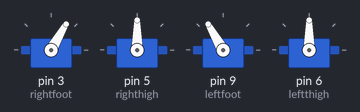
This sketch was run on a simulated Arduino Uno, built with avr-gcc and run on an emulated ATmega328P. Shown: 4 × servo.

Above: at 0.05 s.
At 25.95 s:
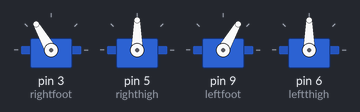
Timing chart, 0 to 33.8 s (numbered marks = the images above):
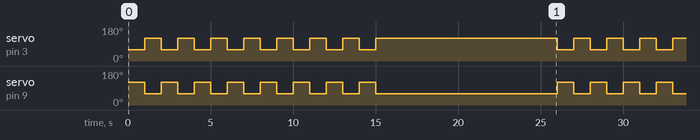

The sketch:

BIPEDdaNcER.ino
```cpp
#include <Servo.h>
Servo rightfoot;
Servo righthigh;
Servo leftfoot;
Servo leftthigh;
 int pos;
void setup()
{
rightfoot.attach(3);
righthigh.attach(5);
leftfoot.attach(9);
leftthigh.attach(6);

}


void loop()
{
for(int i=0;i<=7;i++)
{//walk left dance way
leftfoot.write(120);
rightfoot.write(60);
delay(1000);
leftfoot.write(60);
rightfoot.write(120);delay(1000);}
delay(10000);

}
```

Measured:
- by itself, servo on pin 3 (rightfoot): repeats every 26.0 s: 6 × (60° 1.0 s, 120° 1.0 s), 60° 1.0 s, 120° 11.0 s, 60° 1.0 s, 120° 1.0 s
- by itself, servo on pin 9 (leftfoot): repeats every 26.0 s: 6 × (120° 1.0 s, 60° 1.0 s), 120° 1.0 s, 60° 11.0 s, 120° 1.0 s, 60° 1.0 s
